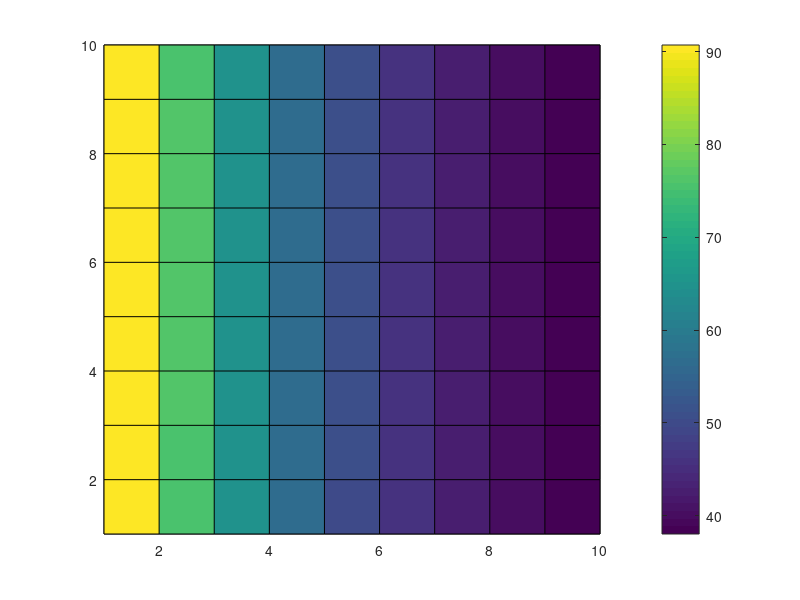

This chart was generated by the following MATLAB code:
% INSTITUTO FEDERAL DE EDUCACAO,CIENCIA E TECNOLOGIA DO CEARA
% GRADUACAO EM ENGENHARIA MECANICA: Gabriel Bandeira Holanda

clc; clear all; close all;

function GraficoTemp(matriz, deltaX, deltaY)

copia = matriz;

for i = 1: size(matriz,1)
        position = size(matriz,1)+1-i;
        copia(i,:) = matriz(position,:);
end

for i = 1: size(matriz, 1)
    for j = 1: size(matriz, 2)
        if copia(i,j) == 0
            copia(i,j) = 73.5;
        end
    end
end

pcolor(copia)
colorbar

end

%% Parâmetros da Malha
linesize  = 10;
colsize   = 10;

%% Dados da Questão
L = 0.048; % [m]
w = 0.006; % [m]
k = 50;    % [W/m*k]
h = 500;   % [W/m^2*k]
T_fluid = 303.15; % [k]
T_s     = 373.15; % [k]

%% Calcula o tamanho de cada espaço da malha
dx = L/colsize;
dy = w/linesize;

%% Matriz das temperaturas 
T = zeros(linesize,colsize);

%% Calcula e Gera as Equações da Malha usando abordagem de Gauss Seidel
maxerror  = 1;
error = 0.001;
while ( error < maxerror )
  TANTERIOR = T;
  for j=1:linesize 
   for i=1:colsize
    if (i==1 && j==1)
      A_ip1_j = k*(dy/dx);
      A_im1_j = k*(dy/(dx/2));
      A_i_jp1 = k*(dx/dy);
      A_i_jm1 = k*(dx/(dy/2));
      A_i_j   = A_ip1_j + A_im1_j + A_i_jp1 + A_i_jm1;
      % T(i-1,j) -> T_s AND T(i,j-1) -> T_P_up
      T_P_up = (k*T(j,i) + h*0.5*dy*T_fluid)/(k + h*0.5*dy);
      T(j,i)  = (A_ip1_j*T(j,i+1) + A_im1_j*T_s + A_i_jp1*T(j+1,i) + A_i_jm1*T_P_up)/A_i_j;
    elseif ((j==1) && (i~=1 && i~=colsize))
      A_ip1_j = k*(dy/dx);
      A_im1_j = k*(dy/dx);
      A_i_jp1 = k*(dx/dy);
      A_i_jm1 = k*(dx/(dy/2));
      A_i_j   = A_ip1_j + A_im1_j + A_i_jp1 + A_i_jm1;
      % T(i-1,j) -> T_s AND T(i,j-1) -> T_P_up
      T_P_up = (k*T(j,i) + h*0.5*dy*T_fluid)/(k + h*0.5*dy);
      T(j,i)  = (A_ip1_j*T(j,i+1) + A_im1_j*T(j,i-1) + A_i_jp1*T(j+1,i) + A_i_jm1*T_P_up)/A_i_j;
    elseif (j==1 && i==colsize)
      A_ip1_j = 0;          % É zero, pois não existe fluxo
      A_im1_j = k*(dy/dx);
      A_i_jp1 = k*(dx/dy);
      A_i_jm1 = k*(dx/(dy/2));
      A_i_j   = A_ip1_j + A_im1_j + A_i_jp1 + A_i_jm1;
      % A_ip1_j*T(i+1,j) -> 0
      T_P_up = (k*T(j,i) + h*0.5*dy*T_fluid)/(k + h*0.5*dy);
      T(j,i) = (A_im1_j*T(j,i-1) + A_i_jp1*T(j+1,i) + A_i_jm1*T_P_up)/A_i_j;
    elseif ((j~=1 && j~=linesize) && (i==1))
      A_ip1_j = k*(dy/dx);
      A_im1_j = k*(dy/(dx/2));
      A_i_jp1 = k*(dx/dy);
      A_i_jm1 = k*(dx/dy);
      A_i_j   = A_ip1_j + A_im1_j + A_i_jp1 + A_i_jm1;
      T(j,i)  = (A_ip1_j*T(j,i+1) + A_im1_j*T_s + A_i_jp1*T(j+1,i) + A_i_jm1*T(j-1,i))/A_i_j;
    elseif ((j~=1 && j~=linesize) && (i~=1 && i~=colsize))
      A_ip1_j = k*(dy/dx);
      A_im1_j = k*(dy/dx);
      A_i_jp1 = k*(dx/dy);
      A_i_jm1 = k*(dx/dy);
      A_i_j   = A_ip1_j + A_im1_j + A_i_jp1 + A_i_jm1;
      T(j,i)  = (A_ip1_j*T(j,i+1) + A_im1_j*T(j,i-1) + A_i_jp1*T(j+1,i) + A_i_jm1*T(j-1,i))/A_i_j;
    elseif ((j~=1 && j~=linesize) && (i==colsize))
      A_ip1_j = 0; % É zero, pois não existe fluxo
      A_im1_j = k*(dy/dx);
      A_i_jp1 = k*(dx/dy);
      A_i_jm1 = k*(dx/dy);
      A_i_j   = A_ip1_j + A_im1_j + A_i_jp1 + A_i_jm1;
      T(j,i)  = ( A_im1_j*T(j,i-1) + A_i_jp1*T(j+1,i) + A_i_jm1*T(j-1,i))/A_i_j;
    elseif (j==linesize && i==1)
      A_ip1_j = k*(dy/dx);
      A_im1_j = k*(dy/(dx/2));
      A_i_jp1 = k*(dx/(dy/2)); 
      A_i_jm1 = k*(dx/dy);
      A_i_j   = A_ip1_j + A_im1_j + A_i_jp1 + A_i_jm1;
      T_P_low = (k*T(j,i) + h*0.5*dy*T_fluid)/(k + h*0.5*dy);
      T(j,i)  = (A_ip1_j*T(j,i+1) + A_im1_j*T_s + A_i_jp1*T_P_low + A_i_jm1*T(j-1,i))/A_i_j;
    elseif (j==linesize) && (i~=1 && i~=colsize)
      A_ip1_j = k*(dy/dx);
      A_im1_j = k*(dy/dx);
      A_i_jp1 = k*(dx/(dy/2)); 
      A_i_jm1 = k*(dx/dy);
      A_i_j   = A_ip1_j + A_im1_j + A_i_jp1 + A_i_jm1;
      T_P_low = (k*T(j,i) + h*0.5*dy*T_fluid)/(k + h*0.5*dy);
      T(j,i)  = (A_ip1_j*T(j,i+1) + A_im1_j*T(j,i-1) + A_i_jp1*T_P_low + A_i_jm1*T(j-1,i))/A_i_j;
    elseif (j==linesize && i==colsize)
      A_ip1_j = 0;          % É zero, pois não existe fluxo
      A_im1_j = k*(dy/dx);
      A_i_jp1 = k*(dx/(dy/2)); 
      A_i_jm1 = k*(dx/dy);
      A_i_j   = A_ip1_j + A_im1_j + A_i_jp1 + A_i_jm1;
      T_P_low = (k*T(j,i) + h*0.5*dy*T_fluid)/(k + h*0.5*dy);
      T(j,i)  = (A_im1_j*T(j,i-1) + A_i_jp1*T_P_low + A_i_jm1*T(j-1,i))/A_i_j;
    end
    
   end
  end 
  TDIF = T - TANTERIOR;
  maxerror = max (max (TDIF));
  maxerror
endwhile

%% Converte as temperaturas encontradas de kelvin para Celsius:
T = T - 273.15;

%% Gera distribuição da temperatura na aleta:
GraficoTemp(T,dx,dy);

%% Gera distribuição da temperatura no linha mais central da malha 
%% para verificar a temperatura em função de x quando a linha for a central:
%Y_SHOW(1) = T_s - 273.15;
%X_SHOW(1) = 0;
%for i=1:colsize
% Y_SHOW(i+1) = T(round(linesize/2),i);
% X_SHOW(i+1) = i*dx*1000;
%end 
%plot(X_SHOW,Y_SHOW,'k-');
%ylim([30, 100]); % deixar temperatura de 30-100 visivel nos graficos






